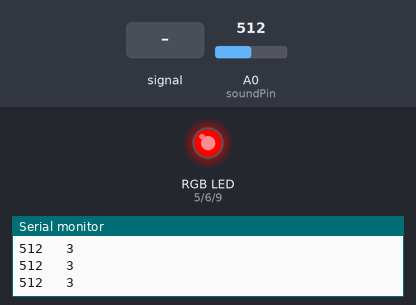
Bench run of a sketch on a simulated Arduino Uno, built with avr-gcc and run on an emulated ATmega328P. On the bench: an RGB LED mixed from three pins (HIGH = lit), the last lines printed to the serial monitor. The inputs (shaded band) are chosen by the test bench; at power-on: A0 (soundPin) = 512.

Above: at 1.3 s.
1.4 s: A0 (soundPin) fed a 200 Hz sine of ±255 counts around its level
At 2.3 s:
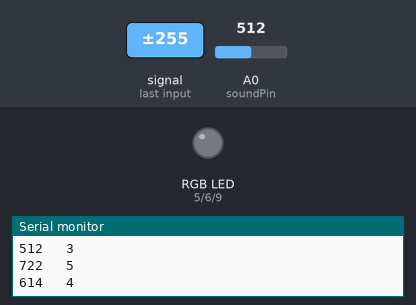
4.4 s: A0 (soundPin) set to 122
At 5.7 s:
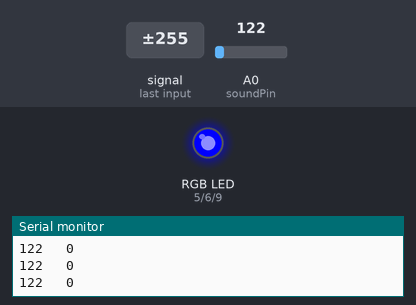
6.0 s: A0 (soundPin) set to 159
At 7.1 s:
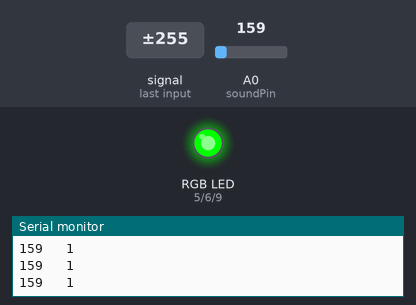
7.5 s: A0 (soundPin) set to 259
9.0 s: A0 (soundPin) set to 292
At 9.5 s:
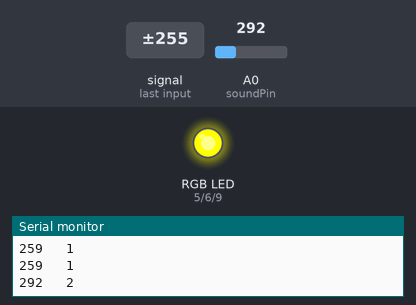
Timing chart, 0 to 11.5 s (numbered marks = the images above; inputs shaded):
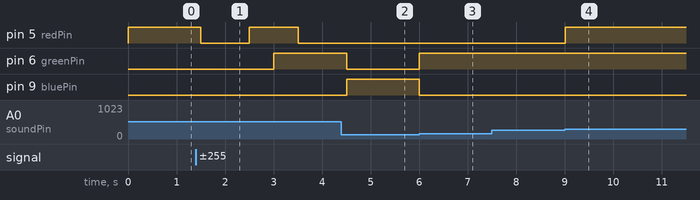

Measured:
- the behaviour switches between 146 and 147 on A0 (soundPin) (found by bisection; images 2 and 3)
- the behaviour switches between 273 and 274 on A0 (soundPin) (found by bisection; images 3 and 4)
- after the input at 1.4 s, pin 5 (redPin): HIGH → LOW after 0.10 s, → HIGH 1.0 s later, → LOW 1.0 s later; pin 6 (greenPin): LOW → HIGH after 1.6 s
- after the input at 4.4 s, pin 5 (redPin): stays LOW (without the input it goes to HIGH after 0.10 s); pin 6 (greenPin): HIGH → LOW after 0.10 s instead of 0.61 s; pin 9 (bluePin): LOW → HIGH after 0.10 s
- after the input at 6.0 s, pin 6 (greenPin): LOW → HIGH at once; pin 9 (bluePin): HIGH → LOW at once
- after the input at 9.0 s, pin 5 (redPin): LOW → HIGH at once

The sketch:

SoundDetectShield.ino
```cpp
/*
Example sketch 15
SOUND DETECTOR
Use the sound detector to measure the volume of the surrounding area and change the
color of an RGB based on that volume.
audio sensing board with three different outputs.
*/
 //pin variables
const int redPin = 5;
const int greenPin = 6;
const int bluePin = 9;
const int soundPin = 0;
//variables for storing raw sound and scaled value
int sound;
int scale;
void setup()
{
 //start the serial port a@ 9600bps
 Serial.begin(9600);
 //set RGB pins to OUTPUT
 pinMode(redPin, OUTPUT);
 pinMode(greenPin, OUTPUT);
 pinMode(bluePin, OUTPUT);
}
void loop()
{
 //read and store the audio from Envelope pin
 sound = analogRead(soundPin);
 //We use the map function to create a sound scale for the rgb led
//I changed the map values accordingly with my rooms level of silence
 scale = map(sound, 20, 400, 0, 3);

 //print values over the serial port for debugging
 Serial.print(sound);
 Serial.print("   ");
 Serial.println(scale);
 //switch case on scaled value
 switch (scale)
 {
    //if 0 RGB = Blue
    case 0:
    digitalWrite(redPin, LOW);
    digitalWrite(greenPin, LOW);
    digitalWrite(bluePin, HIGH);
    delay(500);//pause on
    break;

   //if 1 RGB = Green
   case 1:
   digitalWrite(redPin, LOW);
   digitalWrite(greenPin, HIGH);
   digitalWrite(bluePin, LOW);
   delay(500);//pause on
   break;

   //if 2 RGB = Yellow
   case 2:
   digitalWrite(redPin, HIGH);
   digitalWrite(greenPin, HIGH);
   digitalWrite(bluePin, LOW);
   delay(500);//pause on
   break;

   //if 3 RGB = Red
   case 3:
   digitalWrite(redPin, HIGH);
   digitalWrite(greenPin, LOW);
   digitalWrite(bluePin, LOW);
   delay(500);//pause on
   break;

   //default turn off
   default:
   digitalWrite(redPin, LOW);
   digitalWrite(greenPin, LOW);
   digitalWrite(bluePin, LOW);
   delay(500);//pause off
   break;
 }
}
```
